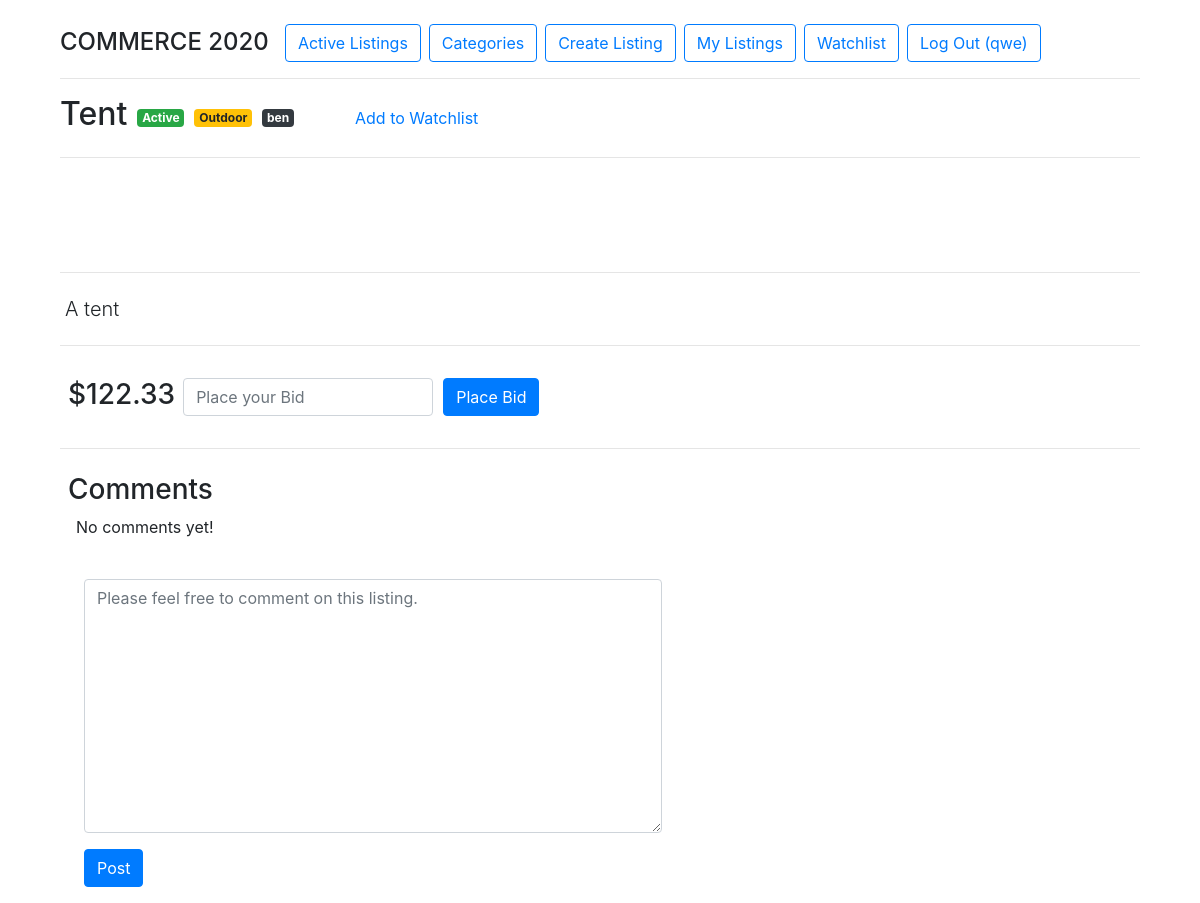
Page /listings/3 (signed in) on the earlier database version.
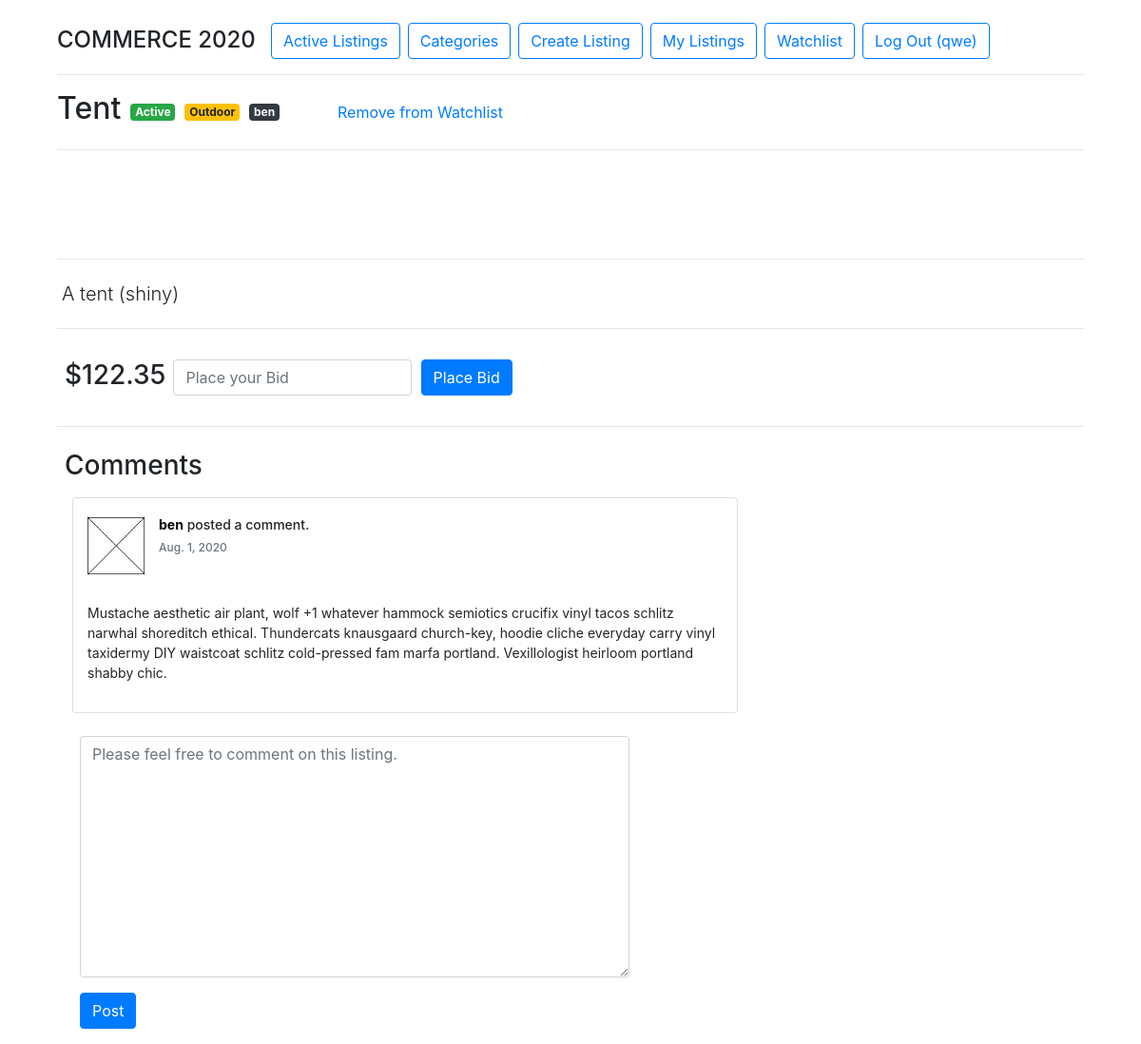
Same page on the later database version.
### auctions/models.py (models this page shows, shortened)
class Listing(models.Model):
    title = models.CharField(max_length=64, unique=True)
    description = models.CharField(max_length=512)
    imgurl = models.CharField(max_length=128)
    start_price = models.DecimalField(max_digits=12, decimal_places=2)
    closed = models.BooleanField(default=False, editable=False)
    bids = models.ManyToManyField('Bid', blank=True, related_name='listing_bids')
    user = models.ForeignKey(User, on_delete=models.CASCADE, null=True)
    category = models.ForeignKey(Category, on_delete=models.CASCADE)

class Category(models.Model):
    category = models.CharField(max_length=64)
    def __str__(self):
        return f"{self.category}"

class User(AbstractUser):
    def __str__(self):
        return f"{self.username}"

class Comment(models.Model):
    user = models.ForeignKey(User, on_delete=models.CASCADE, related_name="commentators")
    listing = models.ForeignKey(Listing, on_delete=models.CASCADE, related_name="commented")
    comment = models.CharField(max_length=1024)
    date_created = models.DateField(blank=True, null=True, editable=False, auto_now_add=True)

### auctions/views.py (the view)
# urls.py: path("listings/<int:listing_id>", views.listings, name="listings"),
@login_required
def listings(request, listing_id):
    try:
        listing = Listing.objects.get(pk=listing_id)
    except:
        return render(request, "auctions/error.html", {
            "error": "404 / Listing doesn't exist."
        })
    try:
        comments = Comment.objects.all().filter(listing__id=listing_id)
    except:
        comments = None
    try:
        watchlist_entry = Watchlist.objects.all().filter(listing__id=listing_id, user__id=request.user.id)
    except:
        watchlist_entry = None
    bid_form = BidForm()
    comment_form = CommentForm()
    context = {
    "listing": listing,
    "bid_form": bid_form,
    "comment_form": comment_form,
    "comments": comments,
    "watchlist_entry": watchlist_entry,
    }
    if request.method == "POST":
        if request.POST.get("form_type") == 'place_bid':
            bid_form = BidForm(request.POST)
            if bid_form.is_valid():
                placed_bid = bid_form.cleaned_data.get('bid_price')
                try:
                    highest_bid = Listing.objects.get(pk=listing_id).bids.last().bid_price
                except:
                    highest_bid = 0
                if placed_bid <= highest_bid or placed_bid <= listing.start_price:
                    bid_form.add_error("bid_price", "Your bid is too low :(")
                    context["bid_form"] = bid_form
                    return render(request, "auctions/listings.html", context)
                listing_to_update = Listing.objects.get(pk=listing_id)
                bid_to_add = Bid(user=request.user, bid_price=placed_bid)
                bid_to_add.save()
                listing_to_update.bids.add(bid_to_add)
                return redirect('auctions:listings', listing_id=listing_id)
        elif request.POST.get("form_type") == "post_comment":
                comment_form = CommentForm(request.POST)
                if comment_form.is_valid():
                    form_tmp = comment_form.save(commit=False)
                    form_tmp.user = request.user
                    form_tmp.listing = listing
                    form_tmp.save()
                    return redirect('auctions:listings', listing_id=listing_id)
    elif request.method == "GET":
        return render(request, "auctions/listings.html", context)

### auctions/forms.py
class BidForm(forms.ModelForm):
    class Meta:
        model = Bid
        fields = ('bid_price',)
        widgets = {
            'bid_price': forms.NumberInput(attrs={'placeholder': 'Place your Bid'})
        }
        labels = {
            'bid_price': ""
        }

class CommentForm(forms.ModelForm):
    class Meta:
        model = Comment
        fields = ('comment',)
        widgets = {
            'comment': forms.Textarea(attrs={'placeholder': 'Please feel free to comment on this listing.'})
        }
        labels = {
            'comment': "",
        }

### auctions/context_processors.py (called while the page is built)
def get_current_year_to_context(request):
    current_datetime = datetime.datetime.now()
    return {
        'current_year': current_datetime.year
    }

def get_listings_count_to_context(request):
    return {
        "listings_count": Listing.objects.all().count()
    }

### auctions/templates/auctions/listings.html (shortened to what this page needs)
{% extends "auctions/layout.html" %}
{% load static %}
{% load crispy_forms_tags %}
{% block body %}
<div class="d-flex justify-content-start d-flex align-items-center">
    <h2>{{ listing.title }}</h2>
    {% if listing.closed %}
        <span class="badge badge-secondary listing-badge">Closed</span>
    {% else %}
        <span class="badge badge-success listing-badge">Active</span>
    {% endif %}
    <span class="badge badge-warning listing-badge">{{ listing.category }}</span>
    <span class="badge badge-dark listing-badge">{{ listing.user.username }}</span>
    {% if watchlist_entry %}
    <a class="btn btn-link ml-5" href="{% url 'auctions:watchlist_toggle' listing.id %}">Remove from Watchlist</a>
{% else %}
    <a class="btn btn-link ml-5" href="{% url 'auctions:watchlist_toggle' listing.id %}">Add to Watchlist</a>
{% endif %}
</div>
<hr>
<div class="my-3 py-3 px-2">
</div>
<hr>
<div class="listing-description mb-0">
    <p class="lead mb-0">{{ listing.description }}</p>
</div>
<hr>
{% if not listing.closed %}
<div class="d-flex justify-content-start pt-3 mt-2">
    {% if listing.bids.last %}
    <h3 class="mt-0 mx-2">${{ listing.bids.last.bid_price }}</h3>
    {% else %}
    <h3 class="mt-0 mx-2">${{ listing.start_price }}</h3>
    {% endif %}
    <form action="{% url 'auctions:listings' listing.id %}" method="post">
        <div class="form-row">
            <div class="form-group col-sm-8 mb-0">
                {{ bid_form.bid_price|as_crispy_field }}
            </div>
            <div class="form-group col-sm-4 mb-0">
                <button type="submit" class="btn btn-primary">Place Bid</button>
            </div>
        </div>
    </form>
</div>
<hr>
{% endif %}
{% if not listing.closed %}
<div class='container mt-4 ml-2 pl-0'>
<h3>Comments</h3>
</div>
<div class="container ml-3 pl-0 mb-4">
    <div class="row">
        <div class="col-8">
            {% if comments %}
                {% for comment in comments %}
                    <div class="card card-white post mt-2">
                        <div class="post-heading">
                            <div class="float-left image">
                                <img src="{% static "auctions/images/portrait.jpg" %}" class="img-circle avatar" alt="user profile image">
                            </div>
                            <div class="float-left meta">
                                <div class="title h5">
                                    <a href="#"><b>{{ comment.user.username }}</b></a>
                                    posted a comment.
                                </div>
                                <h6 class="text-muted time">{{ comment.date_created }}</h6>
                            </div>
                        </div>
                        <div class="post-description">
                            <p>{{ comment.comment }}</p>
                        </div>
                    </div>
                {% endfor %}
            {% else %}
            <p>No comments yet!</p>
            {% endif %}
        </div>
    </div>
</div>
<div class="container-fluid mt-1 ml-0 pl-4">
    <div class="row no-gutters">
        <div class="col-10">
            <form action="{% url 'auctions:listings' listing.id %}" method="post">
                <div class="form">
                    <div class="form-group col-md-8 px-0">
                        {{ comment_form.comment|as_crispy_field }}
                    </div>
                    <div class="form-group col-md-4 px-0">
                        <button type="submit" class="btn btn-primary mt-0">Post</button>
                    </div>
                </div>
            </form>
        </div>
    </div>
</div>
{% endif %}
{% endblock %}

Differences in the rows shown:
changed Listing "Tent": description "A tent" → "A tent (shiny)"; start_price "122.33" → "122.35"
added Comment: user.username "ben", date_created "Aug. 1, 2020", comment "Mustache aesthetic air plant, wolf +1 whatever hammock semiotics crucifix vinyl tacos schlitz narwhal shoreditch ethical. Thundercats knausgaard church-key, hoodie cliche everyday carry vinyl taxidermy DIY waistcoat schlitz cold-pressed fam marfa portland. Vexillologist heirloom portland shabby chic."
Other differences:
text no longer shown: "Add to Watchlist No comments yet!"
text now shown: "Remove from Watchlist"
